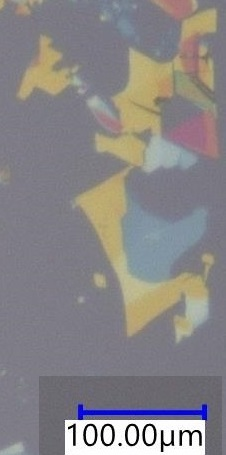
#> input picture figmatch/test_4/before.jpg, 226 x 455 px, found by its file name
$ python figmatch_0102.py   (older library calls are emulated)
#> lines starting #> are read from the running program, lines starting #| are printed output that depends on the picture; after the words box and inside, x2 and y2 are one past the last pixel; in counts of white or black regions, pixels touching at a corner belong together
import pandas as pd
import math
import numpy as np
import matplotlib.pyplot as plt
import cv2
from sklearn.cluster import KMeans

def OneCH2TreeCH(image_1ch,labels=2):
    """
    ピクセルごとのラベル表示の1チャンネル画像から、BGR3チャンネルの画像への変換
    """

    step = step=255/(labels-1)
    color=np.array([[int(i*step),int(i*step),int(i*step)] for i in range(labels)]) #ラベルの階数のカラーパレット

    image_3ch=np.array([color[i] for i in image_1ch]) #BGR3チャンネルの行列に変換
    image_3ch=np.reshape(image_3ch,[image_1ch.shape[0],-1,3]).astype(np.uint8) #画像として成形
    return image_3ch

def highlightbinalimage(image, binalImage_3ch):
    """
    認識結果の2値化画像がどこを認識しているのかハイライトする
    """
    alpha = 0.7
    binalImage_3ch[np.where((binalImage_3ch==[255,255,255]).all(axis=2))]=[0,255,0]
    blended=cv2.addWeighted(image,alpha,binalImage_3ch,1-alpha,0)
    return blended

# [15 lines left out: function figshow, not called in this run]

def savefigs():
    """
    必要な画像を適宜保存する。
    """
    cv2.imwrite(path+"before_scalebar.png", img_before_scales.bar_dictionally["binalTarget"])
    cv2.imwrite(path+"after_scalebar.png", img_after_scales.bar_dictionally["binalTarget"])


    cv2.imwrite(path+"after_clustImage.png", after_clust.clustImage_3ch)
    cv2.imwrite(path+"after_binalImage.png", after_clust.binalImage_3ch)
    cv2.imwrite(path+"after_binalhighlight.png", highlightbinalimage(img_after,after_clust.binalImage_3ch))

    cv2.imwrite(path+"after_flakedetecting.png", after_flakes.Detectedobjects(img_after))
    cv2.imwrite(path+"before_clustlImage.png", before_clust.clustImage_3ch)
    cv2.imwrite(path+"before_binalImage.png", before_clust.binalImage_3ch)
    cv2.imwrite(path+"before_binalhighlight.png", highlightbinalimage(img_before,before_clust.binalImage_3ch))

    cv2.imwrite(path+"match_matchingresult.png", matching.TM_image)
    cv2.imwrite(path+"match_template.png", matching.TM_dict["template"])
    cv2.imwrite(path+"match_trim.png", matching.SP_trim_3ch)
    cv2.imwrite(path+"match_highlight.png", matching.highlightresult(img_before))

# [7 lines left out: function bgrExtraction, not called in this run]

class Cluster():
    def __init__(self, image, n_cluster=2):
        self.image=image #クラスタリングする画像
        self.n_cluster=n_cluster #何段階にクラスタリングするか
        self.clustImage_1ch=self.clustering() #クラスターのラベルが各ピクセルに割り当てられた1ch画像
        self.clustImage_3ch=OneCH2TreeCH(self.clustImage_1ch,labels=self.n_cluster) #クラスタリング結果の3ch画像
        self.binalImage_1ch= self.binarization() #クラスタリングの結果を元に背景=0,それ以外=1の2値化した1ch画像
        self.binalImage_3ch=OneCH2TreeCH(self.binalImage_1ch) #3chの2値化画像

    def clustering(self):
        """
        指定した画像のクラスタリングを行い、ピクセルごとの判定結果を出力する
        """
        n_cluster=self.n_cluster
        X=np.reshape(self.image,[-1,3]) #縦にピクセルを並べて横一列、深さRGBの2次元行列
        y_pred = KMeans(n_cluster).fit_predict(X) #cluster分類の結果を格納

        return np.reshape(y_pred,[self.image.shape[0],-1]).astype(np.uint8)

    def binarization(self):
        """
        指定した画像をクラスタリングにより2値化する
        """
        y_pred = self.clustImage_1ch
        #背景が黒になるように二値化
        nlabels=[np.sum(y_pred == i) for i in range(self.n_cluster)]
        background_label = nlabels.index(max(nlabels)) #背景のラベルを特定(背景が最大面積だと仮定)

        y_binal = np.array([0 if i==background_label else 1 for i in np.reshape(y_pred,-1)]) #2値化
        y_binal = np.reshape(y_binal,[y_pred.shape[0],-1]).astype(np.uint8) #成型

        return  y_binal

class ObjectDetecting():
    """
    1チャンネルの2値画像を入力して薄膜の認識結果を返す。
    """
    def __init__(self, binalImage, Image=None):
        self.Image= Image #参考画像
        self.binalImage=binalImage #object認識をする2値化画像
        self.dictionally=self.Detecting() #認識結果をまとめた辞書

    def Detecting(self):
        """
        connectedComponetsWithStatsの結果を面積によってソートして返す関数
        返り値：エリアの個数、ラベル、各エリアの統計、各エリアの重心
        """
        nlabels, labels, stats, centroids = cv2.connectedComponentsWithStats(self.binalImage) #Object認識
        sort_indx=np.argsort(stats[:,cv2.CC_STAT_AREA])
        stats = stats[sort_indx[::-1]] #面積が大きい順に認識したオブジェクトをソート
        centroids = centroids[sort_indx[::-1]]
        result_dict={"nlabels":nlabels, #認識したオブジェクトの総数
                    "labels":labels, #ピクセルごとのオブジェクトの割り当て
                    "stats":stats,# オブジェクトごとの情報の配列
                    "centroids":centroids} #各オブジェクトの重心
        return result_dict

    def Detectedobjects(self,highlightedImage=None):
        """
        flakedetectingの関数から受け取った認識結果を画像に表示するプログラム
        """
        if highlightedImage.any() == None: #指定がない場合2値化画像に表示
            highlightedImage = OneCH2TreeCH(self.binalImage)

        img_out=highlightedImage.copy()
        stats=self.dictionally["stats"]
        nlabels=self.dictionally["nlabels"]
        centroids = self.dictionally["centroids"]
        bb=1 #何枚のフレークを箱でハイライトするのか
        for i in range(1,1+bb): #箱でハイライト
            img_out = cv2.rectangle(img_out,\
                (stats[i,cv2.CC_STAT_LEFT],stats[i,cv2.CC_STAT_TOP]),\
                (stats[i,cv2.CC_STAT_LEFT]+stats[i,cv2.CC_STAT_WIDTH],\
                stats[i,cv2.CC_STAT_TOP]+stats[i,cv2.CC_STAT_HEIGHT]),(0,255,0),4)

        for i in range(nlabels): #重心に×印
            img_out = cv2.drawMarker(img_out,tuple(centroids[i].astype(np.int)),(0,0,255),markerType=cv2.MARKER_TILTED_CROSS, markerSize=30,thickness=2)

        return img_out

class ImageScales():
    def __init__(self, image,nm_scale):
        self.image=image
        self.nmscale=nm_scale #画像のスケールbarの長さ

        self.TargetSizeRanking=1 #どの面積順位のオブジェクトをキャプションやバーだと思って抽出するか
        self.caption_COLOR= np.array([[240,240,240],   #scale のキャプション部分の色（下限）
                                [255,255,255]])  #上限
        self.bar_COLOR= np.array([[150,0,0],   #scale のキャプション部分の色（下限）
                                [255,50,50]])  #上限

        self.caption_dictionally = self.getRegionsByColor(self.caption_COLOR) #キャプション部分の抽出結果をまとめた辞書
        self.bar_dictionally = self.getRegionsByColor(self.bar_COLOR) #スケールバー部分の抽出結果をまとめた辞書
        self.bar_Pixelwidth = self.bar_dictionally["stats"][self.TargetSizeRanking,cv2.CC_STAT_WIDTH] #スケールバーが幅何ピクセルか
        self.nmParPixel = self.nmscale/self.bar_Pixelwidth #1ピクセルが何ナノメートルか

    def getRegionsByColor(self,color):
        """
        指定された色領域で抽出し、全体の2値化画像、オブジェクトが存在する部分の2値化画像を辞書で返す
        """
        binal = cv2.inRange(self.image, color[0],color[1]) #指定した色領域で抽出、2値化
        dictionally = ObjectDetecting(binal).dictionally #オブジェクト認識
        stats=dictionally["stats"][self.TargetSizeRanking]
        #ターゲットがある部分の2値化画像を切り出す
        target = binal[stats[cv2.CC_STAT_TOP]:stats[cv2.CC_STAT_TOP]+stats[cv2.CC_STAT_HEIGHT],\
            stats[cv2.CC_STAT_LEFT]:stats[cv2.CC_STAT_LEFT]+stats[cv2.CC_STAT_WIDTH]]

        dictionally["binalImage"]=binal
        dictionally["binalTarget"]=target

        return dictionally

class templatematching():
    """
    「消えた」薄膜を認識する。
    3チャンネル(BGR)のbefore(マッチング対象)、after(ターゲット元),ObjectDetectingのstats(ターゲットの情報)
    """
    def __init__(self,before_image,after_image, target_stats):
        self.before=before_image
        self.after = after_image
        self.target_stats=target_stats #ターゲットを取り出すためのターゲットについての情報

        #テンプレートマッチング(TM)の結果に関するインスタンス変数
        self.TM_dict=self.tempmatch() #マッチング結果をまとめた辞書
        self.TM_image = self.TM_dict["extended"] #マッチング対象のどこにターゲットが来るか？
        self.move_list =self.move() #2つの画像はどれだけ並進しているか

        #画像の重ね合わせ(SP)の結果に関するインスタンス変数
        # allは全体、trimは重なった部分、
        self.SP_all_3ch, self.SP_trim_3ch, self.SP_dict = self.superposition()
        # trimの結果を2値化
        self.SP_trim_binal = np.array([0 if np.allclose(i, np.array([0,0,0])) else 1 for i in self.SP_trim_3ch])

    def tempmatch(self):
        """
        画像を切り出し、テンプレートマッチングする。
        剥離前（検索対象）、剥離後(検索画像)、flakedetectingのstats、検索したいフレークの面積の順位
        """
        #templateの切り出し
        target_stats=self.target_stats
        after=self.after
        template = after[target_stats[cv2.CC_STAT_TOP]:target_stats[cv2.CC_STAT_TOP]+target_stats[cv2.CC_STAT_HEIGHT],\
            target_stats[cv2.CC_STAT_LEFT]:target_stats[cv2.CC_STAT_LEFT]+target_stats[cv2.CC_STAT_WIDTH]]

        #templateの大きさまで検索対象に余白をつける
        img_ext = np.zeros([self.before.shape[0]+2*template.shape[0],self.before.shape[1]+2*template.shape[1],3],np.uint8)
        img_ext[template.shape[0]:template.shape[0]+self.before.shape[0],template.shape[1]:template.shape[1]+self.before.shape[1]]=self.before
        img_ext=img_ext.astype(np.uint8)

        #templatematching
        match = cv2.matchTemplate(img_ext,template,cv2.TM_SQDIFF)
        min_val, max_val, min_loc, max_loc = cv2.minMaxLoc(match)

        #matchした領域を計算(beforeの画像の右上頂点をゼロとした座標)
        detect_topleft=(min_loc[0]-template.shape[1],min_loc[1]-template.shape[0])
        detect_buttomright=min_loc
        #matchした場所に枠を表示
        img_ext=cv2.rectangle(img_ext,min_loc,(min_loc[0]+template.shape[1],min_loc[1]+template.shape[0]),(255,0,0),4)

        result_dict={"matching_result": match,
                        "extended":img_ext,
                        "template":template,
                        "detect_topleft":detect_topleft,
                        "detect_buttomright":detect_buttomright}

        return result_dict

    def move(self):
        detect_topleft=self.TM_dict["detect_topleft"]
        stats=self.target_stats
        #どれだけ移動したかを計算
        hmove=detect_topleft[0]-stats[cv2.CC_STAT_LEFT]
        vmove=detect_topleft[1]-stats[cv2.CC_STAT_TOP]
        return [hmove,vmove]

    def superposition(self):
        """
        引き算された画像、重なっている場所のみの画像、重なっている座標を出力する
        """
        img_before = self.before
        img_after = self.after

        b_rows, b_cols, b_col = img_before.shape
        a_rows, a_cols, a_col = img_after.shape

        #引き算される側に平行移動用の余白を付ける
        img_all= np.zeros([b_rows*3,b_cols*3,b_col],np.int)
        img_all[b_rows:b_rows*2,b_cols:b_cols*2]=img_before.astype(np.int)

        #move_listで指定された位置で引き算
        move_list=self.move_list
        img_all[b_rows+move_list[1]:b_rows+a_rows+move_list[1], b_cols+move_list[0]:b_cols+a_cols+move_list[0]] \
            = img_all[b_rows+move_list[1]:b_rows+a_rows+move_list[1], b_cols+move_list[0]:b_cols+a_cols+move_list[0]] - img_after.astype(np.int)
        np.abs(img_all)

        #縦横それぞれ次のリストの真ん中2つが取り出す範囲
        hlist=[b_rows,b_rows*2,b_rows+move_list[1],b_rows+a_rows+move_list[1]]
        vlist=[b_cols,b_cols*2,b_cols+move_list[0],b_cols+a_cols+move_list[0]]
        hlist.sort()
        vlist.sort()

        #重なった部分を切り出し
        trim = img_all[hlist[1]:hlist[2],vlist[1]:vlist[2]]
        return img_all.astype(np.uint8), trim.astype(np.uint8), \
            {"trim_topleft":(hlist[1]-b_rows,vlist[1]-b_cols),"trim_buttomright":(hlist[2]-b_rows,vlist[2]-b_cols)}

    def highlightresult(self, original_before):
        """
        重ね合わせによって得られた結果を元画像上に強調表示
        """
        trim_original= original_before[self.SP_dict["trim_topleft"][0]:self.SP_dict["trim_buttomright"][0],\
            self.SP_dict["trim_topleft"][1]:self.SP_dict["trim_buttomright"][1]]
        trim = self.SP_trim_3ch.copy()
        blended = highlightbinalimage(trim_original,trim)
        return blended

if __name__ == '__main__':
    """
    path="./test_1/"
    img = cv2.imread(path+'VHX_000032.jpg')
    img_list=np.hsplit(img,2)
    img_before=img_list[1]
    img_after=img_list[0]
    """
    path="./test_4/"
    img_before = cv2.imread(path+'before.jpg')
#> img_before is the input picture: shape (455, 226, 3); mean B, G, R 135, 133.2, 136.3
    img_after = cv2.imread(path+'after.jpg')
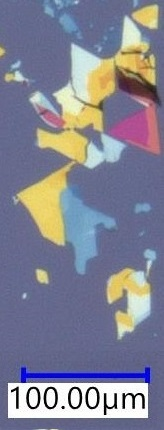
#> input picture figmatch/test_4/after.jpg, 164 x 430 px, found by its file name
#> img_after is the input picture: shape (430, 164, 3); mean B, G, R 147.5, 130.5, 129.8

    shape_before = img_before.shape
#> shape_before = (455, 226, 3)

    print("scale recognition")
    img_before_scales = ImageScales(img_before,10e3) #スケール認識
#> in getRegionsByColor, `binal = cv2.inRange(self.image, color[0],color[1])`: binal: shape (455, 226); 3.6% white; 5 white regions, box (x1, y1, x2, y2) and area: (65, 420, 205, 455) 3213, (104, 426, 112, 444) 113, (86, 426, 94, 444) 112, (128, 426, 136, 444) 111, (145, 426, 154, 444) 110
#> in Detecting, `nlabels, labels, stats, centroids = cv2.connectedComponentsWithStats(s..`: labels: shape (455, 226) int32; 6 distinct labels, from 0 to 5
#> in Detecting, `nlabels, labels, stats, centroids = cv2.connectedComponentsWithStats(s..`: nlabels = 6; stats = [[0, 0, 226, 455, 99171], [65, 420, 140, 35, 3213], [86, 426, 8, 18, 112], [104, 426, 8, 18, 113], [128, 426, 8, 18, 111], [145, 426, 9, 18, 110]]; centroids = [[111.7, 219.2], [136.9, 438], [89.74, 434.6], [107.3, 434.6], [131.6, 434.5], [149.1, 434.7]]
#> in Detecting, `sort_indx=np.argsort(stats[:,cv2.CC_STAT_AREA])`: sort_indx = [5, 4, 2, 3, 1, 0]
#> in Detecting, `stats = stats[sort_indx[::-1]]`: stats = [[0, 0, 226, 455, 99171], [65, 420, 140, 35, 3213], [104, 426, 8, 18, 113], [86, 426, 8, 18, 112], [128, 426, 8, 18, 111], [145, 426, 9, 18, 110]]
#> in Detecting, `centroids = centroids[sort_indx[::-1]]`: centroids = [[111.7, 219.2], [136.9, 438], [107.3, 434.6], [89.74, 434.6], [131.6, 434.5], [149.1, 434.7]]
#> in __init__, `self.dictionally=self.Detecting()`: self.dictionally = 4 items
#> in getRegionsByColor, `stats=dictionally["stats"][self.TargetSizeRanking]`: stats = [65, 420, 140, 35, 3213]
#> in getRegionsByColor, `target = binal[stats[cv2.CC_STAT_TOP]:stats[cv2.CC_STAT_TOP]+stats[cv2..`:
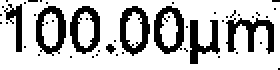
#> target: shape (35, 140) (shown 2 times larger); 74.7% white; 48 black regions (41 under 20 px), largest, box (x1, y1, x2, y2) and area: (113, 9, 137, 27) 196, (77, 3, 92, 27) 183, (60, 3, 75, 28) 180
#> in __init__, `self.caption_dictionally = self.getRegionsByColor(self.caption_COLOR)`: self.caption_dictionally = 6 items
#> in getRegionsByColor (call 2), `binal = cv2.inRange(self.image, color[0],color[1])`: binal: shape (455, 226); 0.69% white; 1 white region, box (x1, y1, x2, y2) and area: (78, 406, 207, 419) 707
#> in __init__, `self.bar_Pixelwidth = self.bar_dictionally["stats"][self.TargetSizeRan..`: self.bar_Pixelwidth = 129
#> in __init__, `self.nmParPixel = self.nmscale/self.bar_Pixelwidth`: self.nmParPixel = 77.52
    img_after_scales = ImageScales(img_after,10e3) #スケール認識
#> in getRegionsByColor (call 3), `binal = cv2.inRange(self.image, color[0],color[1])`: binal: shape (430, 164); 5.2% white; 5 white regions, box (x1, y1, x2, y2) and area: (8, 383, 148, 418) 3221, (47, 389, 55, 407) 115, (88, 389, 97, 407) 115, (71, 389, 79, 407) 110, (29, 389, 37, 407) 108
#> in Detecting (call 3), `nlabels, labels, stats, centroids = cv2.connectedComponentsWithStats(s..`:
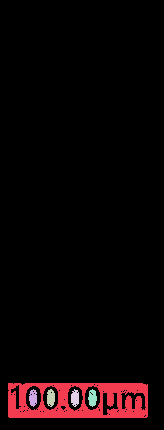
#> labels: shape (430, 164) int32; 6 distinct labels, from 0 to 5; one colour per label, 0 black
#> in Detecting (call 3), `nlabels, labels, stats, centroids = cv2.connectedComponentsWithStats(s..`: nlabels = 6; stats = [[0, 0, 164, 430, 66851], [8, 383, 140, 35, 3221], [29, 389, 8, 18, 108], [47, 389, 8, 18, 115], [71, 389, 8, 18, 110], [88, 389, 9, 18, 115]]; centroids = [[81.71, 204.3], [79.65, 400.9], [32.67, 397.5], [50.41, 397.4], [74.65, 397.6], [92.1, 397.7]]
#> in Detecting (call 3), `sort_indx=np.argsort(stats[:,cv2.CC_STAT_AREA])`: sort_indx = [2, 4, 5, 3, 1, 0]
#> in Detecting (call 3), `stats = stats[sort_indx[::-1]]`: stats = [[0, 0, 164, 430, 66851], [8, 383, 140, 35, 3221], [47, 389, 8, 18, 115], [88, 389, 9, 18, 115], [71, 389, 8, 18, 110], [29, 389, 8, 18, 108]]
#> in Detecting (call 3), `centroids = centroids[sort_indx[::-1]]`: centroids = [[81.71, 204.3], [79.65, 400.9], [50.41, 397.4], [92.1, 397.7], [74.65, 397.6], [32.67, 397.5]]
#> in getRegionsByColor (call 3), `target = binal[stats[cv2.CC_STAT_TOP]:stats[cv2.CC_STAT_TOP]+stats[cv2..`: target: shape (35, 140); 74.9% white; 52 black regions (45 under 20 px), largest, box (x1, y1, x2, y2) and area: (113, 9, 138, 27) 197, (18, 3, 33, 27) 183, (60, 3, 75, 28) 179
#> in getRegionsByColor (call 4), `binal = cv2.inRange(self.image, color[0],color[1])`: binal: shape (430, 164); 1% white; 1 white region, box (x1, y1, x2, y2) and area: (21, 368, 150, 382) 725
    expantion =img_before_scales.nmParPixel/img_after_scales.nmParPixel
#> expantion = 1
    img_before = cv2.resize(img_before,(int(shape_before[1]*expantion),int(shape_before[0]*expantion)))
    print(f"expantion ratio = {expantion: .3f}")
#| expantion ratio =  1.000

    print("clustering")
    after_clust=Cluster(img_after,n_cluster=8) #クラスタリング
#> in OneCH2TreeCH, `image_3ch=np.array([color[i] for i in image_1ch])`: image_3ch: shape (430, 164, 3) int64; 8 distinct labels, from 0 to 255
#> in binarization, `nlabels=[np.sum(y_pred == i) for i in range(self.n_cluster)]`: nlabels = [45887, 3868, 6802, 1385, 4161, 751, 3884, 3782]
#> in binarization, `background_label = nlabels.index(max(nlabels))`: background_label = 0
#> in binarization, `y_binal = np.reshape(y_binal,[y_pred.shape[0],-1]).astype(np.uint8)`: y_binal: shape (430, 164); values 0 (black) and 1 (white), 34.9% white; 25 white regions (9 under 20 px), largest, box (x1, y1, x2, y2) and area: (12, 4, 161, 275) 15596, (8, 367, 150, 418) 5536, (106, 249, 157, 340) 2327
    before_clust=Cluster(img_before,n_cluster=8) #クラスタリング
#> call 3 of OneCH2TreeCH, with labels = 8
#> in OneCH2TreeCH (call 3), `image_3ch=np.array([color[i] for i in image_1ch])`:
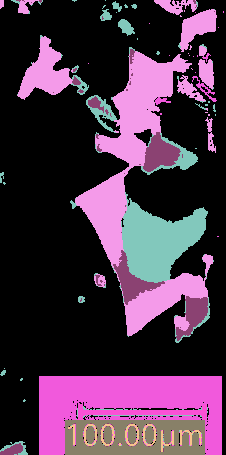
#> image_3ch: shape (455, 226, 3) int64; 8 distinct labels, from 0 to 255; one colour per label, 0 black
#> in binarization (call 2), `y_binal = np.reshape(y_binal,[y_pred.shape[0],-1]).astype(np.uint8)`: y_binal: shape (455, 226); values 0 (black) and 1 (white), 36.4% white; 57 white regions (35 under 20 px), largest, box (x1, y1, x2, y2) and area: (70, 47, 214, 343) 17932, (39, 376, 222, 455) 14109, (17, 35, 89, 100) 1858

    print("thin film detection")
    after_flakes=ObjectDetecting(after_clust.binalImage_1ch,img_after) #薄膜認識
#> in Detecting (call 5), `nlabels, labels, stats, centroids = cv2.connectedComponentsWithStats(s..`:
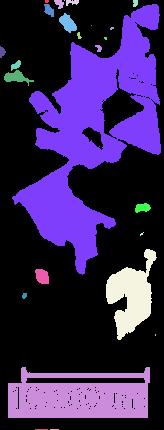
#> labels: shape (430, 164) int32; 26 distinct labels, from 0 to 25; one colour per label, 0 black
#> in Detecting (call 5), `nlabels, labels, stats, centroids = cv2.connectedComponentsWithStats(s..`: nlabels = 26; stats = 26 rows, first 6: [0, 0, 164, 430, 45887], [45, 0, 4, 3, 11], [54, 0, 10, 9, 58], [64, 0, 1, 1, 1], [66, 0, 13, 6, 52], [133, 0, 5, 7, 31]; centroids = 26 pairs, first value 1.81 to 155, second value 0 to 429
#> in Detecting (call 5), `sort_indx=np.argsort(stats[:,cv2.CC_STAT_AREA])`: sort_indx = 26 values, max 25 at index 5, min 0 at index 25, mean 12.5
#> in Detecting (call 5), `stats = stats[sort_indx[::-1]]`: stats = 26 rows, first 6: [0, 0, 164, 430, 45887], [12, 4, 149, 271, 15596], [8, 367, 142, 51, 5536], [106, 249, 51, 91, 2327], [4, 70, 30, 16, 212], [59, 13, 18, 20, 206]
    print("templatematching")
    matching = templatematching(before_clust.binalImage_3ch,after_clust.binalImage_3ch,after_flakes.dictionally["stats"][1]) # テンプレートマッチング
#> in __init__, `self.target_stats=target_stats`: self.target_stats = [12, 4, 149, 271, 15596]
#> in tempmatch, `template = after[target_stats[cv2.CC_STAT_TOP]:target_stats[cv2.CC_STA..`: template: shape (271, 149, 3); 41.4% white; 19 white regions (8 under 20 px), largest, box (x1, y1, x2, y2) and area: (0, 0, 149, 271) 15596, (100, 245, 145, 271) 341, (47, 9, 65, 29) 206
#> in tempmatch, `img_ext[template.shape[0]:template.shape[0]+self.before.shape[0],templ..`: img_ext: shape (997, 524, 3); 7.2% white; 57 white regions (35 under 20 px), largest, box (x1, y1, x2, y2) and area: (219, 318, 363, 614) 17932, (188, 647, 371, 726) 14109, (166, 306, 238, 371) 1858
#> in tempmatch, `min_val, max_val, min_loc, max_loc = cv2.minMaxLoc(match)`: min_val = 1.38e+09; max_val = 4.4e+09; min_loc = (219, 280); max_loc = (171, 185)
#> in tempmatch, `detect_topleft=(min_loc[0]-template.shape[1],min_loc[1]-template.shape..`: detect_topleft = (70, 9)
#> in tempmatch, `detect_buttomright=min_loc`: detect_buttomright = (219, 280)
#> in tempmatch, `img_ext=cv2.rectangle(img_ext,min_loc,(min_loc[0]+template.shape[1],mi..`:
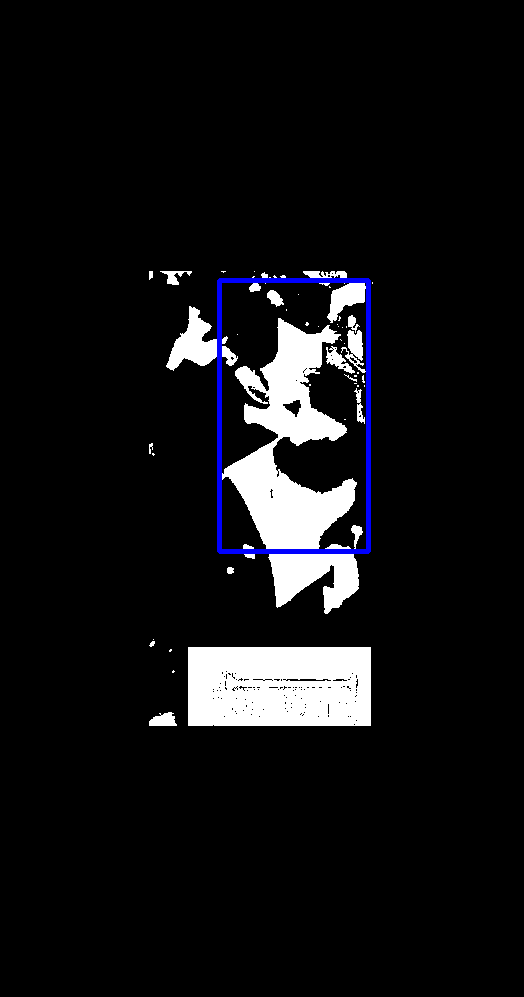
#> img_ext: shape (997, 524, 3); mean of channels 0, 1, 2 20, 17.9, 17.9; drawn as B, G, R
#> in __init__, `self.TM_dict=self.tempmatch()`: self.TM_dict = 5 items
#> in move, `detect_topleft=self.TM_dict["detect_topleft"]`: detect_topleft = (70, 9)
#> in move, `stats=self.target_stats`: stats = [12, 4, 149, 271, 15596]
#> in move, `hmove=detect_topleft[0]-stats[cv2.CC_STAT_LEFT]`: hmove = 58
#> in move, `vmove=detect_topleft[1]-stats[cv2.CC_STAT_TOP]`: vmove = 5
#> in __init__, `self.move_list =self.move()`: self.move_list = [58, 5]
#> in superposition, `img_all[b_rows:b_rows*2,b_cols:b_cols*2]=img_before.astype(np.int)`: img_all: shape (1365, 678, 3) int64; 4% white; 57 white regions (35 under 20 px), largest, box (x1, y1, x2, y2) and area: (296, 502, 440, 798) 17932, (265, 831, 448, 910) 14109, (243, 490, 315, 555) 1858
#> in superposition, `hlist=[b_rows,b_rows*2,b_rows+move_list[1],b_rows+a_rows+move_list[1]]`: hlist = [455, 910, 460, 890]
#> in superposition, `vlist=[b_cols,b_cols*2,b_cols+move_list[0],b_cols+a_cols+move_list[0]]`: vlist = [226, 452, 284, 448]
#> in __init__, `self.SP_all_3ch, self.SP_trim_3ch, self.SP_dict = self.superposition()`: self.SP_dict = {'trim_topleft': (5, 58), 'trim_buttomright': (435, 222)}
#> in __init__, `self.SP_trim_binal = np.array([0 if np.allclose(i, np.array([0,0,0])) ..`: self.SP_trim_binal = 430 values, max 1 at index 0, min 0 at index 340, mean 0.937

    print("saving result pictures")
    savefigs()
#> in Detectedobjects, `stats=self.dictionally["stats"]`: stats = 26 rows, first 6: [0, 0, 164, 430, 45887], [12, 4, 149, 271, 15596], [8, 367, 142, 51, 5536], [106, 249, 51, 91, 2327], [4, 70, 30, 16, 212], [59, 13, 18, 20, 206]
#> in Detectedobjects, `nlabels=self.dictionally["nlabels"]`: nlabels = 26
#> after the loop in Detectedobjects, `for i in range(nlabels):`: img_out: shape (430, 164, 3); mean B, G, R 127.4, 127.3, 134.5
#> in highlightbinalimage (call 3), `blended=cv2.addWeighted(image,alpha,binalImage_3ch,1-alpha,0)`:
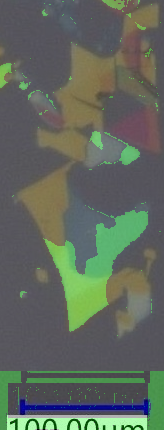
#> blended: shape (430, 164, 3); mean B, G, R 93.4, 104.2, 95.8
